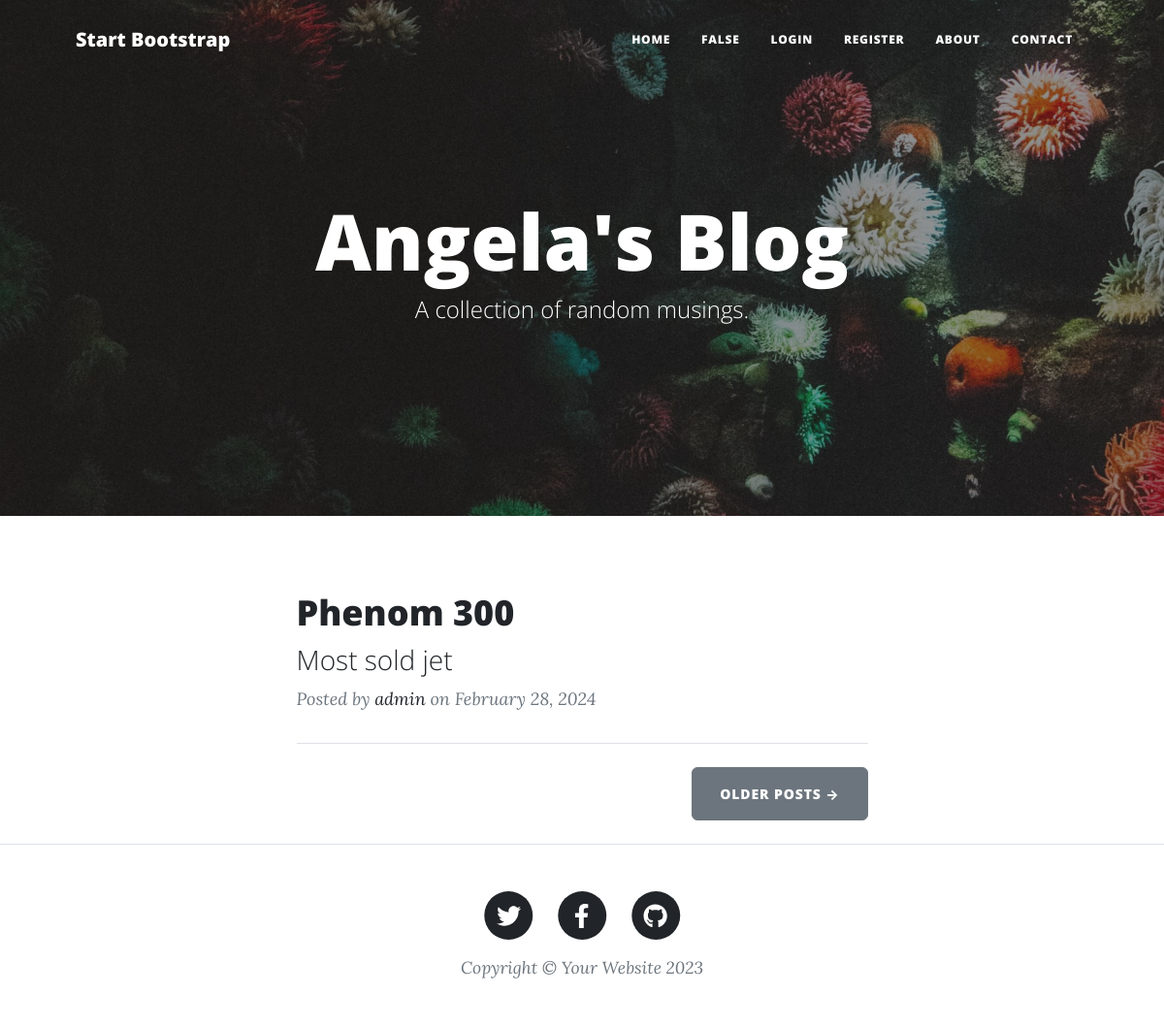
The page / on the database its author committed.
### main.py (models this page shows)
class BlogPost(db.Model):
    __tablename__ = "blog_posts"
    id: Mapped[int] = mapped_column(Integer, primary_key=True)
    author_id: Mapped[int] = mapped_column(Integer, db.ForeignKey('users.id'))
    author = relationship('User', back_populates='posts')
    title: Mapped[str] = mapped_column(String(250), unique=True, nullable=False)
    subtitle: Mapped[str] = mapped_column(String(250), nullable=False)
    date: Mapped[str] = mapped_column(String(250), nullable=False)
    body: Mapped[str] = mapped_column(Text, nullable=False)
    img_url: Mapped[str] = mapped_column(String(250), nullable=False)

class User(UserMixin, db.Model):
    __tablename__ = "users"
    id: Mapped[int] = mapped_column(Integer, primary_key=True)
    email: Mapped[str] = mapped_column(String(100), unique=True)
    password: Mapped[str] = mapped_column(String(100))
    name: Mapped[str] = mapped_column(String(100))
    posts = relationship('BlogPost', back_populates="author")

### main.py (the view)
@app.route('/')
def get_all_posts():
    result = db.session.execute(db.select(BlogPost))
    posts = result.scalars().all()
    return render_template("index.html", all_posts=posts)

### templates/index.html (shortened to what this page needs)
{% include "header.html" %}
<header
  class="masthead"
  style="background-image: url('../static/assets/img/home-bg.jpg')"
>
  <div class="container position-relative px-4 px-lg-5">
    <div class="row gx-4 gx-lg-5 justify-content-center">
      <div class="col-md-10 col-lg-8 col-xl-7">
        <div class="site-heading">
          <h1>Angela's Blog</h1>
          <span class="subheading">A collection of random musings.</span>
        </div>
      </div>
    </div>
  </div>
</header>
<div class="container px-4 px-lg-5">
  <div class="row gx-4 gx-lg-5 justify-content-center">
    <div class="col-md-10 col-lg-8 col-xl-7">
      {% for post in all_posts %}
      <div class="post-preview">
        <a href="{{ url_for('show_post', post_id=post.id) }}">
          <h2 class="post-title">{{ post.title }}</h2>
          <h3 class="post-subtitle">{{ post.subtitle }}</h3>
        </a>
        <p class="post-meta">
          Posted by
          <a href="#">{{post.author.name}}</a>
          on {{post.date}}
        </p>
      </div>
      <hr class="my-4" />
      {% endfor %}
      <div class="d-flex justify-content-end mb-4">
        <a class="btn btn-secondary text-uppercase" href="#!">Older Posts →</a>
      </div>
    </div>
  </div>
</div>
{% include "footer.html" %}

### templates/header.html (shortened to what this page needs)
<!DOCTYPE html>
<html lang="en">
  <head>
    {% block styles %}
    {{ bootstrap.load_css() }}
    <link
      href="{{ url_for('static', filename='css/styles.css') }}"
      rel="stylesheet"
    />
    {% endblock %}
  </head>
  <body>
    <nav class="navbar navbar-expand-lg navbar-light" id="mainNav">
      <div class="container px-4 px-lg-5">
        <a class="navbar-brand" href="/">Start Bootstrap</a>
        <div class="collapse navbar-collapse" id="navbarResponsive">
          <ul class="navbar-nav ms-auto py-4 py-lg-0">
            <li class="nav-item">
              <a
                class="nav-link px-lg-3 py-3 py-lg-4"
                href="{{ url_for('get_all_posts') }}"
                >Home</a
              >
            </li>
            <li class="nav-item">
              <a href="" class="nav-link px-lg-3 py-3 py-lg-4">{{ current_user.is_authenticated }}</a>
            </li>
            {% if not current_user.is_authenticated: %}
            <li class="nav-item">
              <a
                class="nav-link px-lg-3 py-3 py-lg-4"
                href="{{ url_for('login') }}"
                >Login</a
              >
            </li>
            <li class="nav-item">
              <a
                class="nav-link px-lg-3 py-3 py-lg-4"
                href="{{ url_for('register') }}"
                >Register</a
              >
            </li>
            {% endif %}
            <li class="nav-item">
              <a
                class="nav-link px-lg-3 py-3 py-lg-4"
                href="{{ url_for('about') }}"
                >About</a
              >
            </li>
            <li class="nav-item">
              <a
                class="nav-link px-lg-3 py-3 py-lg-4"
                href="{{ url_for('contact') }}"
                >Contact</a
              >
            </li>
          </ul>
        </div>
      </div>
    </nav>
  </body>
</html>

### templates/footer.html (shortened to what this page needs)
        <footer class="border-top">
          <div class="container px-4 px-lg-5">
              <div class="row gx-4 gx-lg-5 justify-content-center">
                  <div class="col-md-10 col-lg-8 col-xl-7">
                      <ul class="list-inline text-center">
                          <li class="list-inline-item">
                              <a href="#!">
                                  <span class="fa-stack fa-lg">
                                      <i class="fas fa-circle fa-stack-2x"></i>
                                      <i class="fab fa-twitter fa-stack-1x fa-inverse"></i>
                                  </span>
                              </a>
                          </li>
                          <li class="list-inline-item">
                              <a href="#!">
                                  <span class="fa-stack fa-lg">
                                      <i class="fas fa-circle fa-stack-2x"></i>
                                      <i class="fab fa-facebook-f fa-stack-1x fa-inverse"></i>
                                  </span>
                              </a>
                          </li>
                          <li class="list-inline-item">
                              <a href="#!">
                                  <span class="fa-stack fa-lg">
                                      <i class="fas fa-circle fa-stack-2x"></i>
                                      <i class="fab fa-github fa-stack-1x fa-inverse"></i>
                                  </span>
                              </a>
                          </li>
                      </ul>
                      <div class="small text-center text-muted fst-italic">Copyright &copy; Your Website 2023</div>
                  </div>
              </div>
          </div>
      </footer>
  </body>
</html>

### rows shown on the page
BlogPost: title "Phenom 300", subtitle "Most sold jet", author.name "admin", date "February 28, 2024"

### other values the page prints
{{ current_user.is_authenticated }} "FALSE"
